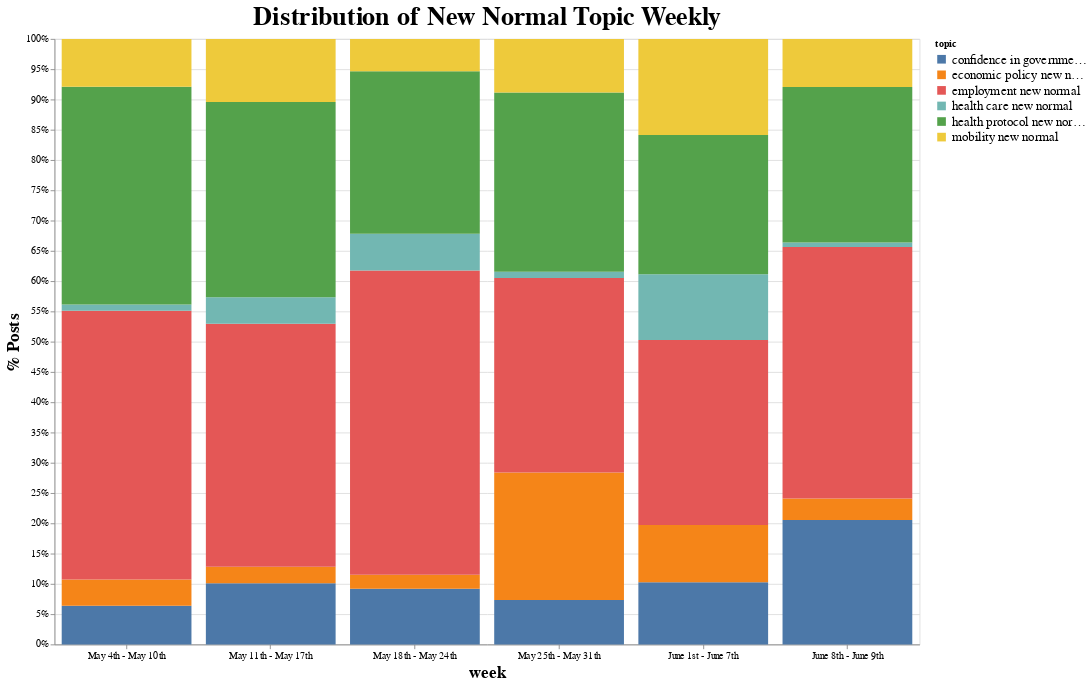

Notebook code cell kept with this figure:
### Code cell
alt.Chart(source).mark_bar().encode(
    x = alt.X('week',sort=['May 4th - May 10th','May 11th - May 17th']),
    y = alt.Y('posts count',stack="normalize", axis=alt.Axis(format='%'), title = '% Posts'),
    color = 'topic',
    order = alt.Order('topic',sort='ascending')
).properties(
    width=1000,
    height=700,
    title='Distribution of New Normal Topic Weekly'
).configure_axis(
    labelFontSize=11,
    titleFontSize=20
).configure_title(
    fontSize=30
).configure_legend(
    labelFontSize=15
).configure_axisX(
    labelAngle = 0
)

### Figure 1 — Vega-Lite specification as saved in the notebook (floating-point values rounded to 4 significant figures)
{"config": {"view": {"continuousWidth": 400, "continuousHeight": 300}, "axis": {"labelFontSize": 11, "titleFontSize": 20}, "axisX": {"labelAngle": 0}, "legend": {"labelFontSize": 15}, "title": {"fontSize": 30}}, "data": {"name": "data-20c9c537522f6b0abe3d0c9c75b81924"}, "mark": "bar", "encoding": {"color": {"type": "nominal", "field": "topic"}, "order": {"type": "nominal", "field": "topic", "sort": "ascending"}, "x": {"type": "nominal", "field": "week", "sort": ["May 4th - May 10th", "May 11th - May 17th"]}, "y": {"type": "quantitative", "axis": {"format": "%"}, "field": "posts count", "stack": "normalize", "title": "% Posts"}}, "height": 700, "title": "Distribution of New Normal Topic Weekly", "width": 1000, "$schema": "https://vega.github.io/schema/vega-lite/v4.8.1.json", "datasets": {"data-20c9c537522f6b0abe3d0c9c75b81924": [{"week": "May 4th - May 10th", "topic": "confidence in government new normal", "posts count": 32663}, {"week": "May 4th - May 10th", "topic": "economic policy new normal", "posts count": 22045}, {"week": "May 4th - May 10th", "topic": "employment new normal", "posts count": 226439}, {"week": "May 4th - May 10th", "topic": "health care new normal", "posts count": 5272}, {"week": "May 4th - May 10th", "topic": "health protocol new normal", "posts count": 183359}, {"week": "May 4th - May 10th", "topic": "mobility new normal", "posts count": 40381}, {"week": "May 11th - May 17th", "topic": "confidence in government new normal", "posts count": 49356}, {"week": "May 11th - May 17th", "topic": "economic policy new normal", "posts count": 13114}, {"week": "May 11th - May 17th", "topic": "employment new normal", "posts count": 195850}, {"week": "May 11th - May 17th", "topic": "health care new normal", "posts count": 21375}, {"week": "May 11th - May 17th", "topic": "health protocol new normal", "posts count": 157285}, {"week": "May 11th - May 17th", "topic": "mobility new normal", "posts count": 50725}, {"week": "May 18th - May 24th", "topic": "confidence in government new normal", "posts count": 57817}, {"week": "May 18th - May 24th", "topic": "economic policy new normal", "posts count": 14403}, {"week": "May 18th - May 24th", "topic": "employment new normal", "posts count": 315406}, {"week": "May 18th - May 24th", "topic": "health care new normal", "posts count": 37983}, {"week": "May 18th - May 24th", "topic": "health protocol new normal", "posts count": 168697}, {"week": "May 18th - May 24th", "topic": "mobility new normal", "posts count": 33394}, {"week": "May 25th - May 31th", "topic": "confidence in government new normal", "posts count": 9120}, {"week": "May 25th - May 31th", "topic": "economic policy new normal", "posts count": 26270}, {"week": "May 25th - May 31th", "topic": "employment new normal", "posts count": 39976}, {"week": "May 25th - May 31th", "topic": "health care new normal", "posts count": 1284}, {"week": "May 25th - May 31th", "topic": "health protocol new normal", "posts count": 36889}, {"week": "May 25th - May 31th", "topic": "mobility new normal", "posts count": 11032}, {"week": "June 1st - June 7th", "topic": "confidence in government new normal", "posts count": 31816}, {"week": "June 1st - June 7th", "topic": "economic policy new normal", "posts count": 29163}, {"week": "June 1st - June 7th", "topic": "employment new normal", "posts count": 94589}, {"week": "June 1st - June 7th", "topic": "health care new normal", "posts count": 33490}, {"week": "June 1st - June 7th", "topic": "health protocol new normal", "posts count": 71169}, {"week": "June 1st - June 7th", "topic": "mobility new normal", "posts count": 49097}, {"week": "June 8th - June 9th", "topic": "confidence in government new normal", "posts count": 27693}, {"week": "June 8th - June 9th", "topic": "economic policy new normal", "posts count": 4760}, {"week": "June 8th - June 9th", "topic": "employment new normal", "posts count": 55953}, {"week": "June 8th - June 9th", "topic": "health care new normal", "posts count": 966}, {"week": "June 8th - June 9th", "topic": "health protocol new normal", "posts count": 34604}, {"week": "June 8th - June 9th", "topic": "mobility new normal", "posts count": 10703}]}}
